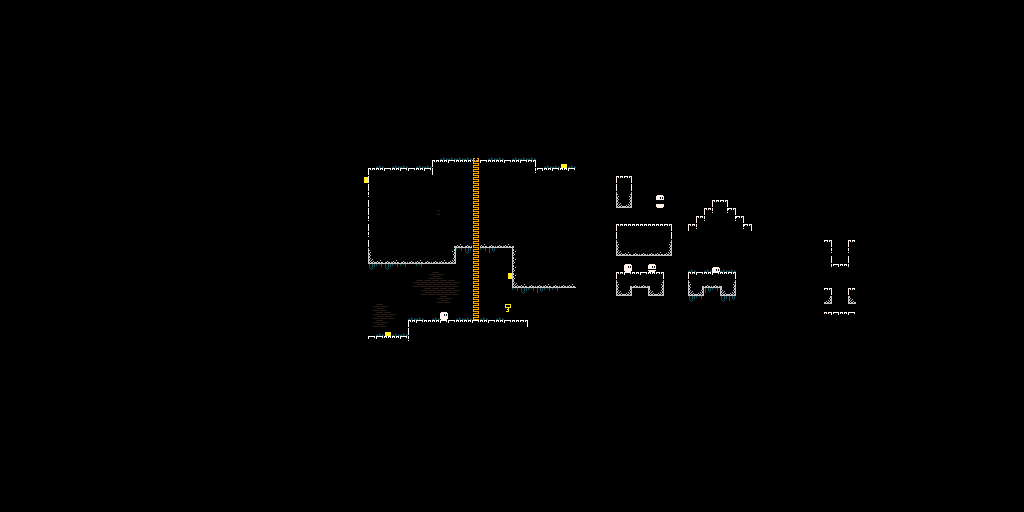

A level layout from a 2D game, rendered from its tile map. Below: a short description, then the map file with tile-grid data replaced by summaries:
An orthogonal 128x64 tile map with 8x8 px tiles, 1 tile layer (Tile Layer 1), 2 tilesets.

<map version="1.10" tiledversion="1.11.2" orientation="orthogonal" renderorder="right-down" width="128" height="64" tilewidth="8" tileheight="8" infinite="0" nextlayerid="2" nextobjectid="1">
 <tileset firstgid="1" source="alternative.tsx" />
 <tileset firstgid="257" source="spritesheet.tsx" />
 <layer id="1" name="Tile Layer 1" width="128" height="64">
  <data>[8192 cells, 8192 non-empty, 50 distinct tile ids]</data>
 </layer>
</map>
